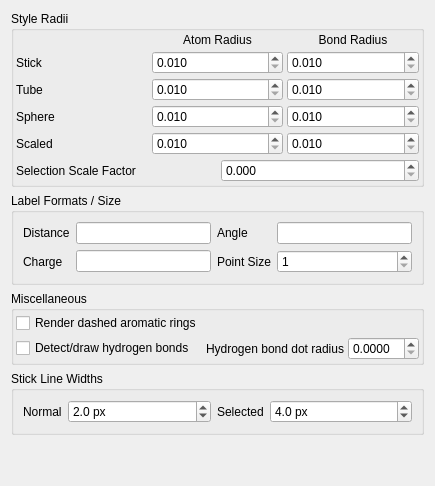
         <widget class="QWidget" name="StyleSubTab">
          <attribute name="title">
           <string>Style</string>
          </attribute>
          <layout class="QVBoxLayout" name="verticalLayout_13">
           <item>
            <widget class="QGroupBox" name="StyleRadiiGroup">
             <property name="sizePolicy">
              <sizepolicy hsizetype="Preferred" vsizetype="Minimum">
               <horstretch>0</horstretch>
               <verstretch>0</verstretch>
              </sizepolicy>
             </property>
             <property name="title">
              <string>Style Radii</string>
             </property>
             <layout class="QVBoxLayout">
              <property name="spacing">
               <number>4</number>
              </property>
              <property name="margin">
               <number>2</number>
              </property>
              <item>
               <layout class="QGridLayout">
                <property name="margin">
                 <number>0</number>
                </property>
                <property name="spacing">
                 <number>4</number>
                </property>
                <item row="2" column="0">
                 <widget class="QLabel" name="label_63">
                  <property name="text">
                   <string>Tube</string>
                  </property>
                 </widget>
                </item>
                <item row="4" column="1">
                 <widget class="QDoubleSpinBox" name="ScaledRadiusSpin">
                  <property name="sizePolicy">
                   <sizepolicy hsizetype="Minimum" vsizetype="Fixed">
                    <horstretch>0</horstretch>
                    <verstretch>0</verstretch>
                   </sizepolicy>
                  </property>
                  <property name="toolTip">
                   <string>Atom and selection radius for Scaled styled atoms</string>
                  </property>
                  <property name="decimals">
                   <number>3</number>
                  </property>
                  <property name="minimum">
                   <double>0.010000000000000</double>
                  </property>
                  <property name="maximum">
                   <double>100.000000000000000</double>
                  </property>
                  <property name="singleStep">
                   <double>0.010000000000000</double>
                  </property>
                 </widget>
                </item>
                <item row="3" column="1">
                 <widget class="QDoubleSpinBox" name="SphereRadiusSpin">
                  <property name="sizePolicy">
                   <sizepolicy hsizetype="Minimum" vsizetype="Fixed">
                    <horstretch>0</horstretch>
                    <verstretch>0</verstretch>
                   </sizepolicy>
                  </property>
                  <property name="toolTip">
                   <string>Atom and selection radius for Sphere styled atoms</string>
                  </property>
                  <property name="decimals">
                   <number>3</number>
                  </property>
                  <property name="minimum">
                   <double>0.010000000000000</double>
                  </property>
                  <property name="maximum">
                   <double>100.000000000000000</double>
                  </property>
                  <property name="singleStep">
                   <double>0.010000000000000</double>
                  </property>
                 </widget>
                </item>
                <item row="1" column="1">
                 <widget class="QDoubleSpinBox" name="StickRadiusSpin">
                  <property name="sizePolicy">
                   <sizepolicy hsizetype="Minimum" vsizetype="Fixed">
                    <horstretch>0</horstretch>
                    <verstretch>0</verstretch>
                   </sizepolicy>
                  </property>
                  <property name="toolTip">
                   <string>Selection radius for stick atoms</string>
                  </property>
                  <property name="decimals">
                   <number>3</number>
                  </property>
                  <property name="minimum">
                   <double>0.010000000000000</double>
                  </property>
                  <property name="maximum">
                   <double>100.000000000000000</double>
                  </property>
                  <property name="singleStep">
                   <double>0.010000000000000</double>
                  </property>
                 </widget>
                </item>
                <item row="2" column="1">
                 <widget class="QDoubleSpinBox" name="TubeRadiusSpin">
                  <property name="sizePolicy">
                   <sizepolicy hsizetype="Minimum" vsizetype="Fixed">
                    <horstretch>0</horstretch>
                    <verstretch>0</verstretch>
                   </sizepolicy>
                  </property>
                  <property name="toolTip">
                   <string>Atom and selection radius for Tube styled atoms</string>
                  </property>
                  <property name="decimals">
                   <number>3</number>
                  </property>
                  <property name="minimum">
                   <double>0.010000000000000</double>
                  </property>
                  <property name="maximum">
                   <double>100.000000000000000</double>
                  </property>
                  <property name="singleStep">
                   <double>0.010000000000000</double>
                  </property>
                 </widget>
                </item>
                <item row="4" column="0">
                 <widget class="QLabel" name="label_7">
                  <property name="text">
                   <string>Scaled</string>
                  </property>
                 </widget>
                </item>
                <item row="1" column="0">
                 <widget class="QLabel" name="label_565">
                  <property name="text">
                   <string>Stick</string>
                  </property>
                 </widget>
                </item>
                <item row="3" column="0">
                 <widget class="QLabel" name="label_62">
                  <property name="text">
                   <string>Sphere</string>
                  </property>
                 </widget>
                </item>
                <item row="0" column="1">
                 <widget class="QLabel" name="label_6">
                  <property name="sizePolicy">
                   <sizepolicy hsizetype="Minimum" vsizetype="Preferred">
                    <horstretch>0</horstretch>
                    <verstretch>0</verstretch>
                   </sizepolicy>
                  </property>
                  <property name="text">
                   <string>Atom Radius</string>
                  </property>
                  <property name="alignment">
                   <set>Qt::AlignCenter</set>
                  </property>
                 </widget>
                </item>
                <item row="0" column="2">
                 <widget class="QLabel" name="label_8">
                  <property name="text">
                   <string>Bond Radius</string>
                  </property>
                  <property name="alignment">
                   <set>Qt::AlignCenter</set>
                  </property>
                 </widget>
                </item>
                <item row="1" column="2">
                 <widget class="QDoubleSpinBox" name="StickBondRadiusSpin">
                  <property name="sizePolicy">
                   <sizepolicy hsizetype="Minimum" vsizetype="Fixed">
                    <horstretch>0</horstretch>
                    <verstretch>0</verstretch>
                   </sizepolicy>
                  </property>
                  <property name="decimals">
                   <number>3</number>
                  </property>
                  <property name="minimum">
                   <double>0.010000000000000</double>
                  </property>
                  <property name="maximum">
                   <double>100.000000000000000</double>
                  </property>
                  <property name="singleStep">
                   <double>0.010000000000000</double>
                  </property>
                 </widget>
                </item>
                <item row="2" column="2">
                 <widget class="QDoubleSpinBox" name="TubeBondRadiusSpin">
                  <property name="decimals">
                   <number>3</number>
                  </property>
                  <property name="minimum">
                   <double>0.010000000000000</double>
                  </property>
                  <property name="maximum">
                   <double>100.000000000000000</double>
                  </property>
                  <property name="singleStep">
                   <double>0.010000000000000</double>
                  </property>
                 </widget>
                </item>
                <item row="3" column="2">
                 <widget class="QDoubleSpinBox" name="SphereBondRadiusSpin">
                  <property name="decimals">
                   <number>3</number>
                  </property>
                  <property name="minimum">
                   <double>0.010000000000000</double>
                  </property>
                  <property name="maximum">
                   <double>100.000000000000000</double>
                  </property>
                  <property name="singleStep">
                   <double>0.010000000000000</double>
                  </property>
                 </widget>
                </item>
                <item row="4" column="2">
                 <widget class="QDoubleSpinBox" name="ScaledBondRadiusSpin">
                  <property name="decimals">
                   <number>3</number>
                  </property>
                  <property name="minimum">
                   <double>0.010000000000000</double>
                  </property>
                  <property name="maximum">
                   <double>100.000000000000000</double>
                  </property>
                  <property name="singleStep">
                   <double>0.010000000000000</double>
                  </property>
                 </widget>
                </item>
               </layout>
              </item>
              <item>
               <layout class="QHBoxLayout">
                <property name="spacing">
                 <number>6</number>
                </property>
                <property name="margin">
                 <number>0</number>
                </property>
                <item>
                 <widget class="QLabel" name="label_9">
                  <property name="sizePolicy">
                   <sizepolicy hsizetype="Minimum" vsizetype="Preferred">
                    <horstretch>0</horstretch>
                    <verstretch>0</verstretch>
                   </sizepolicy>
                  </property>
                  <property name="text">
                   <string>Selection Scale Factor</string>
                  </property>
                 </widget>
                </item>
                <item>
                 <widget class="QDoubleSpinBox" name="SelectionScaleSpin">
                  <property name="toolTip">
                   <string>The factor by which sphere-style atom radii are multiplied in order to generate the transparent selection spheres</string>
                  </property>
                  <property name="decimals">
                   <number>3</number>
                  </property>
                 </widget>
                </item>
               </layout>
              </item>
             </layout>
            </widget>
           </item>
           <item>
            <widget class="QGroupBox" name="LabelFormatGroup">
             <property name="title">
              <string>Label Formats / Size</string>
             </property>
             <layout class="QVBoxLayout" name="verticalLayout_24">
              <item>
               <layout class="QGridLayout" name="gridLayout_8">
                <item row="0" column="0">
                 <widget class="QLabel" name="label_14">
                  <property name="text">
                   <string>Distance</string>
                  </property>
                 </widget>
                </item>
                <item row="0" column="1">
                 <widget class="QLineEdit" name="DistanceLabelFormatEdit">
                  <property name="toolTip">
                   <string>C_style format string to use for on-screen distances</string>
                  </property>
                 </widget>
                </item>
                <item row="0" column="2">
                 <widget class="QLabel" name="label_15">
                  <property name="text">
                   <string>Angle</string>
                  </property>
                 </widget>
                </item>
                <item row="0" column="3">
                 <widget class="QLineEdit" name="AngleLabelFormatEdit">
                  <property name="toolTip">
                   <string>C_style format string to use for on-screen angles</string>
                  </property>
                 </widget>
                </item>
                <item row="1" column="2">
                 <widget class="QLabel" name="label_13">
                  <property name="text">
                   <string>Point Size</string>
                  </property>
                 </widget>
                </item>
                <item row="1" column="3">
                 <widget class="QSpinBox" name="LabelSizeSpin">
                  <property name="minimum">
                   <number>1</number>
                  </property>
                  <property name="maximum">
                   <number>200</number>
                  </property>
                 </widget>
                </item>
                <item row="1" column="1">
                 <widget class="QLineEdit" name="ChargeLabelFormatEdit">
                  <property name="toolTip">
                   <string>C_style format string to use for on-screen distances</string>
                  </property>
                 </widget>
                </item>
                <item row="1" column="0">
                 <widget class="QLabel" name="label_46">
                  <property name="text">
                   <string>Charge</string>
                  </property>
                 </widget>
                </item>
               </layout>
              </item>
             </layout>
            </widget>
           </item>
           <item>
            <widget class="QGroupBox" name="MiscStyleOptions">
             <property name="title">
              <string>Miscellaneous</string>
             </property>
             <layout class="QVBoxLayout" name="verticalLayout_14">
              <property name="spacing">
               <number>4</number>
              </property>
              <property name="margin">
               <number>2</number>
              </property>
              <item>
               <layout class="QGridLayout" name="gridLayout_5">
                <item row="0" column="0">
                 <widget class="QCheckBox" name="RenderDashedAromaticsCheck">
                  <property name="text">
                   <string>Render dashed aromatic rings</string>
                  </property>
                 </widget>
                </item>
                <item row="1" column="0">
                 <widget class="QCheckBox" name="DrawHydrogenBondsCheck">
                  <property name="text">
                   <string>Detect/draw hydrogen bonds</string>
                  </property>
                 </widget>
                </item>
                <item row="1" column="2">
                 <widget class="QDoubleSpinBox" name="HydrogenBondDotRadiusSpin">
                  <property name="sizePolicy">
                   <sizepolicy hsizetype="Expanding" vsizetype="Fixed">
                    <horstretch>0</horstretch>
                    <verstretch>0</verstretch>
                   </sizepolicy>
                  </property>
                  <property name="decimals">
                   <number>4</number>
                  </property>
                  <property name="singleStep">
                   <double>0.005000000000000</double>
                  </property>
                 </widget>
                </item>
                <item row="1" column="1">
                 <widget class="QLabel" name="label_39">
                  <property name="sizePolicy">
                   <sizepolicy hsizetype="Minimum" vsizetype="Preferred">
                    <horstretch>0</horstretch>
                    <verstretch>0</verstretch>
                   </sizepolicy>
                  </property>
                  <property name="text">
                   <string>Hydrogen bond dot radius</string>
                  </property>
                 </widget>
                </item>
               </layout>
              </item>
             </layout>
            </widget>
           </item>
           <item>
            <widget class="QGroupBox" name="groupBox_2">
             <property name="sizePolicy">
              <sizepolicy hsizetype="Preferred" vsizetype="Minimum">
               <horstretch>0</horstretch>
               <verstretch>0</verstretch>
              </sizepolicy>
             </property>
             <property name="title">
              <string>Stick Line Widths</string>
             </property>
             <layout class="QHBoxLayout" name="horizontalLayout_8">
              <item>
               <widget class="QLabel" name="label_40">
                <property name="sizePolicy">
                 <sizepolicy hsizetype="Minimum" vsizetype="Preferred">
                  <horstretch>0</horstretch>
                  <verstretch>0</verstretch>
                 </sizepolicy>
                </property>
                <property name="text">
                 <string>Normal</string>
                </property>
               </widget>
              </item>
              <item>
               <widget class="QDoubleSpinBox" name="StickLineNormalWidthSpin">
                <property name="sizePolicy">
                 <sizepolicy hsizetype="Expanding" vsizetype="Fixed">
                  <horstretch>0</horstretch>
                  <verstretch>0</verstretch>
                 </sizepolicy>
                </property>
                <property name="suffix">
                 <string> px</string>
                </property>
                <property name="decimals">
                 <number>1</number>
                </property>
                <property name="minimum">
                 <double>0.100000000000000</double>
                </property>
                <property name="singleStep">
                 <double>0.100000000000000</double>
                </property>
                <property name="value">
                 <double>2.000000000000000</double>
                </property>
               </widget>
              </item>
              <item>
               <widget class="QLabel" name="label_45">
                <property name="sizePolicy">
                 <sizepolicy hsizetype="Minimum" vsizetype="Preferred">
                  <horstretch>0</horstretch>
                  <verstretch>0</verstretch>
                 </sizepolicy>
                </property>
                <property name="text">
                 <string>Selected</string>
                </property>
               </widget>
              </item>
              <item>
               <widget class="QDoubleSpinBox" name="StickLineSelectedWidthSpin">
                <property name="sizePolicy">
                 <sizepolicy hsizetype="Expanding" vsizetype="Fixed">
                  <horstretch>0</horstretch>
                  <verstretch>0</verstretch>
                 </sizepolicy>
                </property>
                <property name="suffix">
                 <string> px</string>
                </property>
                <property name="decimals">
                 <number>1</number>
                </property>
                <property name="minimum">
                 <double>0.100000000000000</double>
                </property>
                <property name="singleStep">
                 <double>0.100000000000000</double>
                </property>
                <property name="value">
                 <double>4.000000000000000</double>
                </property>
               </widget>
              </item>
             </layout>
            </widget>
           </item>
           <item>
            <spacer name="verticalSpacer_2">
             <property name="orientation">
              <enum>Qt::Vertical</enum>
             </property>
             <property name="sizeHint" stdset="0">
              <size>
               <width>20</width>
               <height>40</height>
              </size>
             </property>
            </spacer>
           </item>
          </layout>
         </widget>
